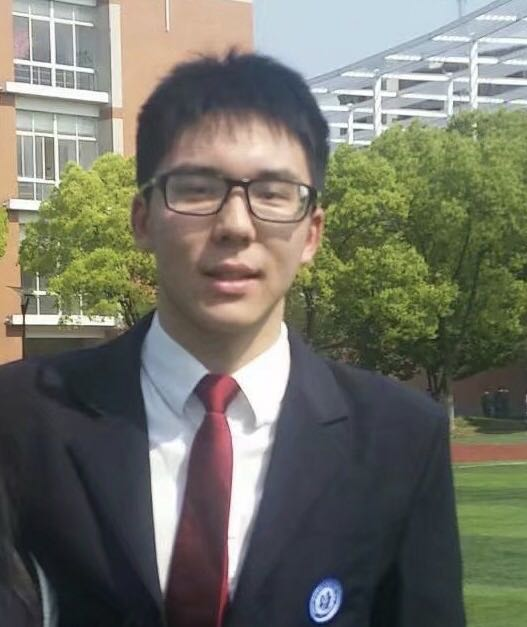
#> input picture python/algorithm/hw5/erzi.jpg, 527 x 627 px
$ python seam_carving.py
#> lines starting #> are read from the running program, lines starting #| are printed output that depends on the picture
#> further down, src is the input picture: shape (627, 527, 3); mean B, G, R 102.5, 113.9, 113.5
'''
@Description:
@Author: HuYi
@Date: 2020-04-06 13:46:04
@LastEditors: HuYi
@LastEditTime: 2020-04-06 13:47:38
'''
import cv2 as cv


# Sobel算子


def sobel_demo(img):
    grad_x = cv.Sobel(img, cv.CV_32F, 1, 0)  # 对x求一阶导
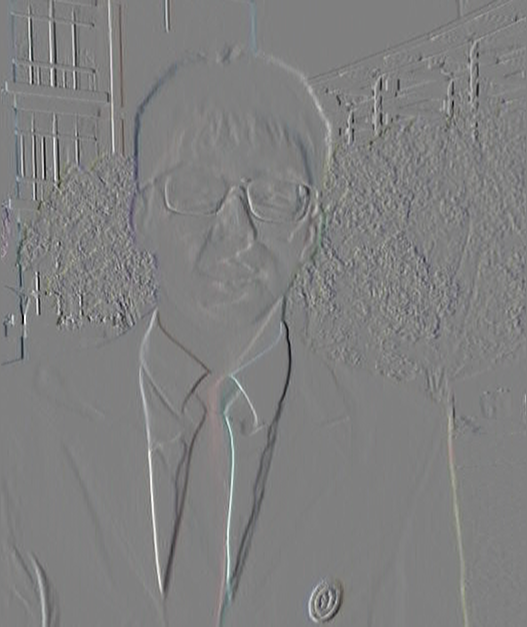
#> grad_x: shape (627, 527, 3) float32; mean B, G, R 0, 0.1, -0.4; drawn with min black and max white
    grad_y = cv.Sobel(img, cv.CV_32F, 0, 1)  # 对y求一阶导
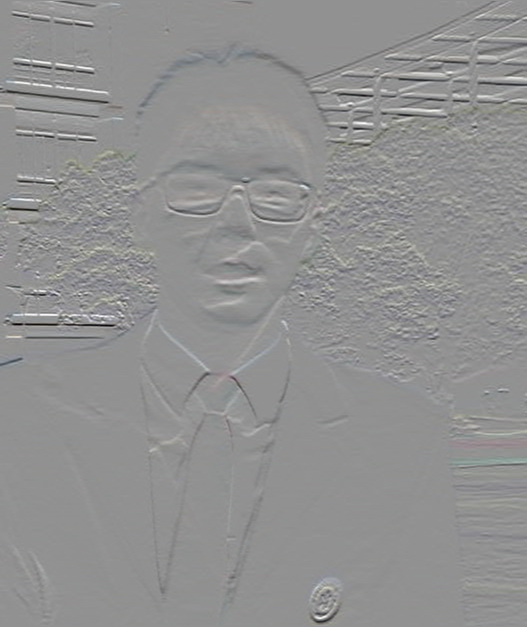
#> grad_y: shape (627, 527, 3) float32; mean B, G, R -1.9, -1.9, -2; drawn with min black and max white
    gradx = cv.convertScaleAbs(grad_x)  # 用convertScaleAbs()函数将其转回原来的uint8形式
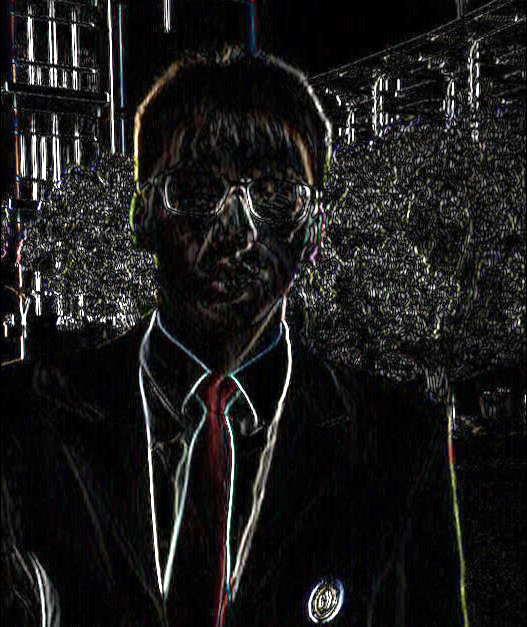
#> gradx: shape (627, 527, 3); mean B, G, R 27, 27.1, 27.8
    grady = cv.convertScaleAbs(grad_y)
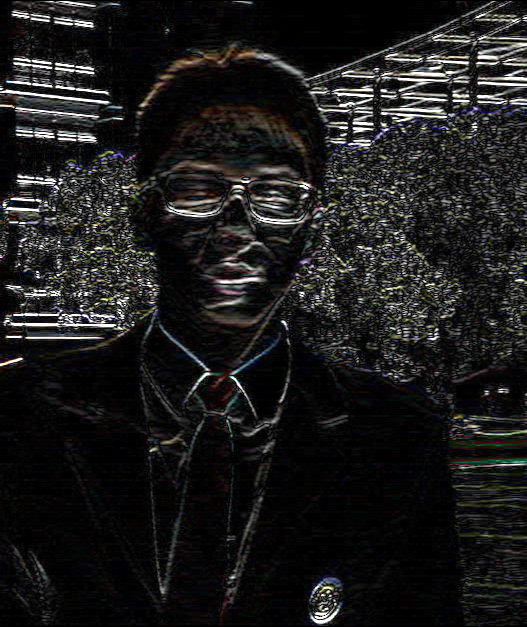
#> grady: shape (627, 527, 3); mean B, G, R 28.1, 28.4, 28.8
    cv.imshow("gradient_x", gradx)  # x方向上的梯度
    cv.imshow("gradient_y", grady)  # y方向上的梯度
    gradxy = cv.addWeighted(gradx, 0.5, grady, 0.5, 0)  # 图片融合
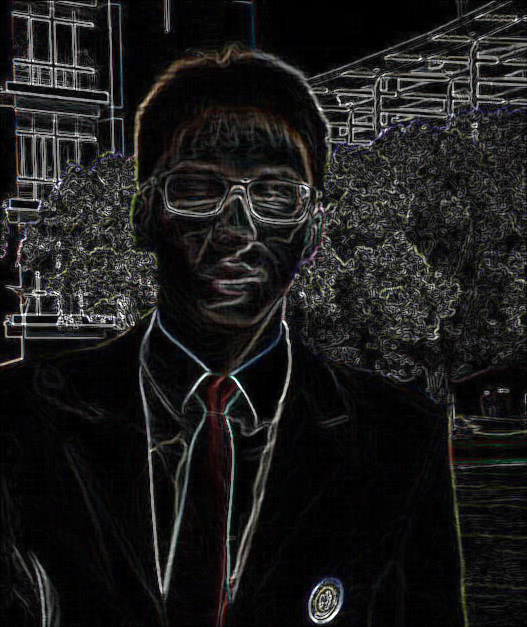
#> gradxy: shape (627, 527, 3); mean B, G, R 27.5, 27.8, 28.3
    cv.imshow("gradient", gradxy)


src = cv.imread('erzi.jpg')
cv.namedWindow('input_image', cv.WINDOW_NORMAL)  # 设置为WINDOW_NORMAL可以任意缩放
cv.imshow('input_image', src)
sobel_demo(src)
cv.waitKey(0)
cv.destroyAllWindows()

$ run again, with python/algorithm/hw5/d.jpg copied over python/algorithm/hw5/erzi.jpg
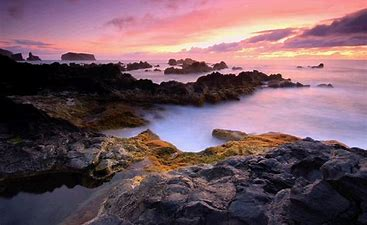
#> input picture python/algorithm/hw5/d.jpg, 367 x 225 px
#> src is the input picture: shape (225, 367, 3); mean B, G, R 97.5, 87.9, 115.2
#> in sobel_demo, `grad_y = cv.Sobel(img, cv.CV_32F, 0, 1)`:
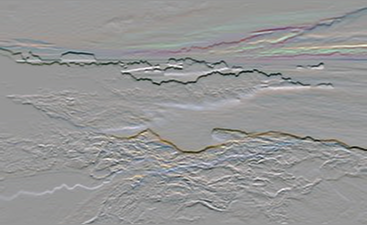
#> grad_y: shape (225, 367, 3) float32; mean B, G, R -3.7, -3.2, -5.5; drawn with min black and max white
#> in sobel_demo, `gradxy = cv.addWeighted(gradx, 0.5, grady, 0.5, 0)`:
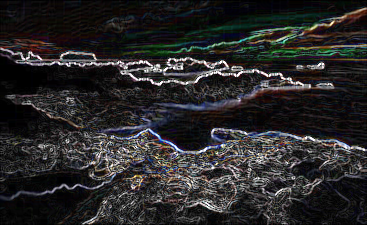
#> gradxy: shape (225, 367, 3); mean B, G, R 40.8, 40.2, 41.2

$ run again, with python/algorithm/hw5/er.jpg copied over python/algorithm/hw5/erzi.jpg
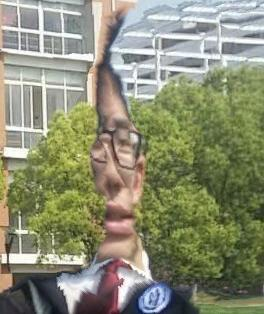
#> input picture python/algorithm/hw5/er.jpg, 264 x 314 px
#> src is the input picture: shape (314, 264, 3); mean B, G, R 115.3, 141, 138.4
#> in sobel_demo, `grady = cv.convertScaleAbs(grad_y)`:
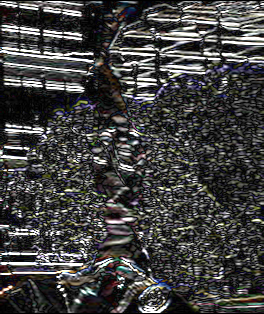
#> grady: shape (314, 264, 3); mean B, G, R 65.9, 66.6, 66.9
#> in sobel_demo, `gradxy = cv.addWeighted(gradx, 0.5, grady, 0.5, 0)`:
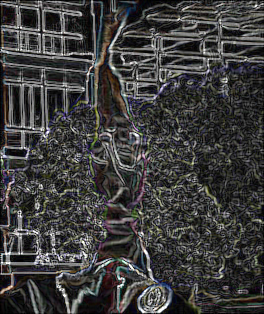
#> gradxy: shape (314, 264, 3); mean B, G, R 61.5, 62.1, 62.6

$ run again, with python/algorithm/hw5/r.jpg copied over python/algorithm/hw5/erzi.jpg
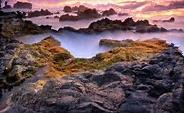
#> input picture python/algorithm/hw5/r.jpg, 184 x 113 px
#> src is the input picture: shape (113, 184, 3); mean B, G, R 89.4, 85.1, 108.2
#> in sobel_demo, `grady = cv.convertScaleAbs(grad_y)`:
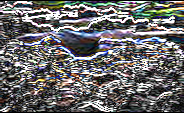
#> grady: shape (113, 184, 3); mean B, G, R 105.9, 105.3, 106.2
#> in sobel_demo, `gradxy = cv.addWeighted(gradx, 0.5, grady, 0.5, 0)`:
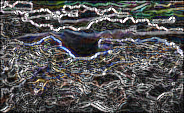
#> gradxy: shape (113, 184, 3); mean B, G, R 83.4, 82.8, 83.6
